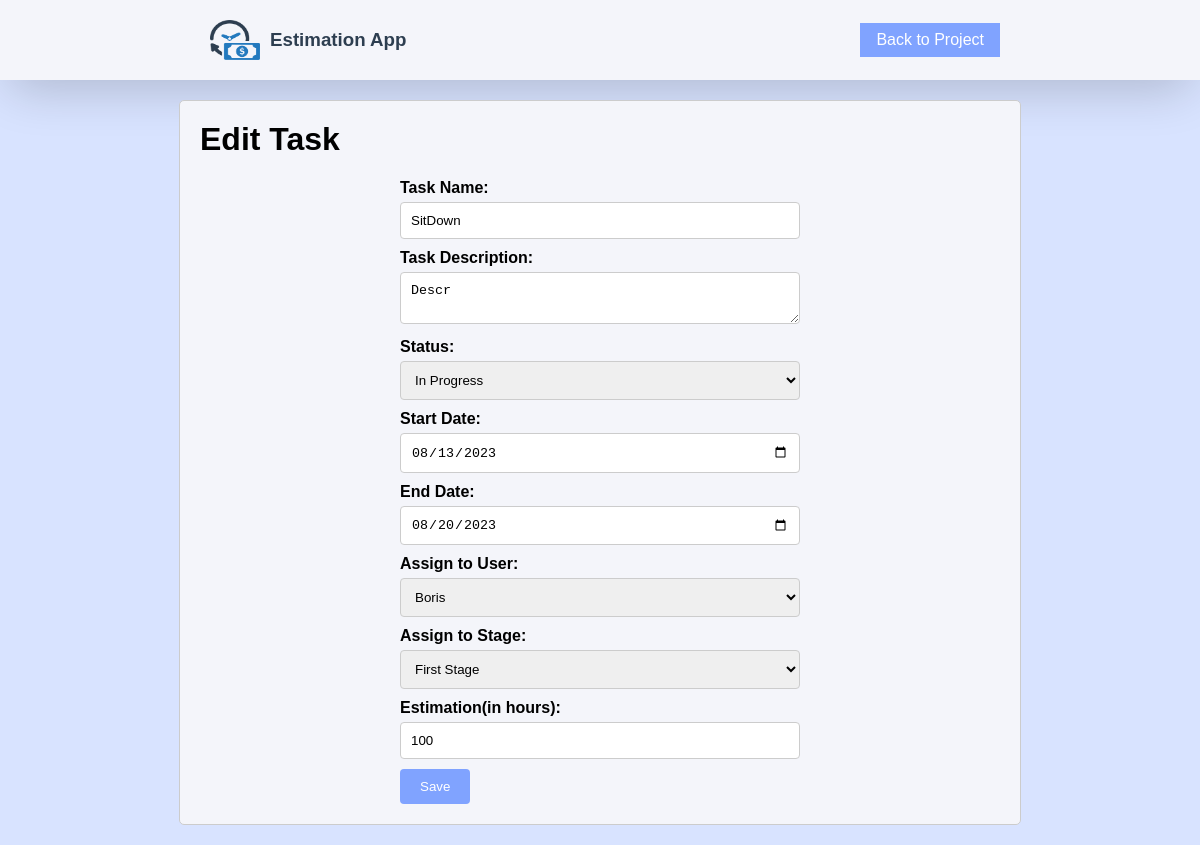
The page /editTask.php?task_id=27 on the database its author committed.
### tables this page shows
CREATE TABLE `tasks` (
  `id` int(11) NOT NULL,
  `project_id` int(11) NOT NULL,
  `stage_id` int(11) NOT NULL,
  `task_name` varchar(100) NOT NULL,
  `task_description` varchar(500) NOT NULL,
  `status` varchar(100) NOT NULL,
  `start_date` date NOT NULL,
  `end_date` date NOT NULL,
  `duration` varchar(255) NOT NULL,
  `assigned` varchar(255) NOT NULL,
  `estimation` int(11) NOT NULL
);

### editTask.php (the view, shortened to what this page needs)
<?php
include('dbconnection.php');
if (isset($_GET['task_id'])) {
    $taskId = $_GET['task_id'];
} else {
    echo "Task ID not provided.";
    exit;
}
$sql = "SELECT * FROM tasks WHERE id = '$taskId'";
$taskResult = $connection->query($sql);
if ($taskResult->num_rows > 0) {
    $task = $taskResult->fetch_assoc();
} else {
    echo "Task not found.";
    exit;
}
?>
<!DOCTYPE html>
<html lang="en">
<head>
</head>
<body>
    <header>
        <div class="header-content">
            <div class="logo">
                <img src="estimate-icon.png">
                <h3>Estimation App</h3>
            </div>
            <div class="back-button">
                <a href="project.php?id=<?php echo $task['project_id'] ?>">Back to Project</a>
            </div>
        </div>
    </header>
    <main>
        <h1>Edit Task</h1>
        <form method="post" action="editTask.php?task_id=<?php echo $taskId; ?>">
            <label for="task_name">Task Name:</label>
            <input type="text" name="task_name" value="<?php echo $task['task_name']; ?>"><br>
            <label for="task_description">Task Description:</label>
            <textarea name="task_description"><?php echo $task['task_description']; ?></textarea><br>
            <label for="status">Status:</label>
            <select name="status">
                <option value="In Progress" <?php if ($task['status'] == 'In Progress') echo 'selected'; ?>>In Progress</option>
            </select><br>
            <label for="start_date">Start Date:</label>
            <input type="date" name="start_date" value="<?php echo $task['start_date']; ?>"><br>
            <label for="end_date">End Date:</label>
            <input type="date" name="end_date" value="<?php echo $task['end_date']; ?>"><br>
            <label for="assigned_user">Assign to User:</label>
            <select name="assigned_user">
                <?php
                $sql = "SELECT id, username
                            FROM users
                            WHERE id IN (
                            SELECT user_id FROM user_projects WHERE project_id = '{$task['project_id']}'
                            )";
                $usersResult = $connection->query($sql);
                while ($userRow = $usersResult->fetch_assoc()) {
                    $selected = ($task['assigned'] == $userRow['id']) ? 'selected' : '';
                    echo "<option value='{$userRow['id']}' $selected>{$userRow['username']}</option>";
                }
                ?>
            </select><br>
            <label for="assigned_stage">Assign to Stage:</label>
            <select name="assigned_stage">
                <?php
                $sql = "SELECT id, stage_name
                        FROM stages
                        WHERE project_id = '{$task['project_id']}'";
                $stagesResult = $connection->query($sql);
                while ($stageRow = $stagesResult->fetch_assoc()) {
                    $selected = ($task['stage_id'] == $stageRow['id']) ? 'selected' : '';
                    echo "<option value='{$stageRow['id']}' $selected>{$stageRow['stage_name']}</option>";
                }
                ?>
            </select><br>
            <label for="estimation">Estimation(in hours):</label>
            <input type="number" name="estimation" value="<?php echo $task['estimation']; ?>">
            <button type="submit" class="button save-button">Save</button>
        </form>
    </main>
</body>
</html>

### editTask.php (style rules this page uses)
body { font-family: Arial, sans-serif; margin: 0; padding: 0; display: flex; flex-direction: column; align-items: center; background-color: rgba(128, 163, 255, 0.3); }
header { width: 100%; box-shadow: rgba(0, 0, 0, 0.2) 0px 18px 50px -10px; background-color:#f4f5fa; }
.logo { display: flex; }
header a, header h3 { color: #2d3e50; }
.header-content { display: flex; align-items: center; color: white; text-align: center; padding: 10px; margin: 0 auto; width: 100%; max-width: 800px; justify-content: space-between; }
img { width: 50px; height: 40px; margin: 10px; }
main { width: 100%; max-width: 800px; margin: 20px auto; padding: 20px; border: 1px solid #ccc; border-radius: 5px; background-color: #f4f5fa; }
h1 { margin-top: 0; }
form { width: 100%; max-width: 400px; margin: 0 auto; }
label { display: block; margin-bottom: 5px; font-weight: bold; }
input[type="text"], input[type="date"], select, textarea { width: 100%; padding: 10px; margin-bottom: 10px; border: 1px solid #ccc; border-radius: 4px; box-sizing: border-box; }
input[name="estimation"] { width: 100%; padding: 10px; margin-bottom: 10px; border: 1px solid #ccc; border-radius: 4px; box-sizing: border-box; }
button { padding: 10px 20px; background-color: #80a3ff; color: white; border: none; border-radius: 4px; cursor: pointer; }
.back-button { background-color: #80a3ff; color: white; padding: 8px 16px; border: none; cursor: pointer; }
.back-button a { text-decoration: none; color: white; width: 110px; }

### rows shown on the page
tasks: task_name "SitDown", task_description "Descr", status "In Progress", start_date "08/13/2023", end_date "08/20/2023", estimation "100"

### other values the page prints
form field assigned_user "Boris"
form field assigned_stage "First Stage"
